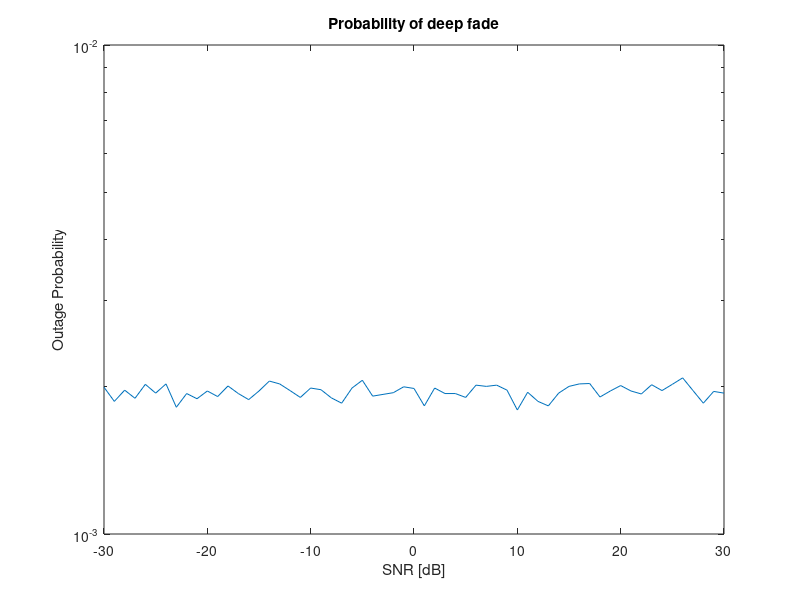

Source code (MATLAB):
clc
clear
close all
%% Problem 2 - Receiver Beamforming with CSIR, MRC and SIMO
% Probability outage vs SNR for three different channel realizations:
% 1. Uncorrelated channels, h1, h2, h3 and h4 complex gaussian i.i.d
% 2. Correlated channels, h2 = h4 = (h1 x h3), h1 and h3 i.i.d complex
    %  gaussian, product channel, relay case
% 3. h4 = 1/3(h1+h2+h3), average of three i.i.d compl. gaussian

snr_db= -30:30; %SNR interval
bits = 2^10; %Number of bits = 1024
iterations = 1000; %
snr_linear = 10.^(snr_db/10);

P_out = zeros(1,size(snr_db,2)); %empty matrix of sixe 1 x SNR interval

%Iterate through SNR interval
for iSNR = 1:size(snr_db,2)

    sigma=1/sqrt(snr_linear(iSNR)); %Sigma for AWGN
    
    for i=1:iterations
        TX = round(rand(1,bits))*2-1;

        %Channel H consists of Nr = 4 column vectors h1, h2, h3 and h4
        h1 = complex(randn(1,bits),randn(1,bits));
        h2 = complex(randn(1,bits),randn(1,bits));
        h3 = complex(randn(1,bits),randn(1,bits));
        h4 = complex(randn(1,bits),randn(1,bits));

        %%%CASE1 Uncomment each case for plot
        H = [h1' h2' h3' h4'];
        %%%%%%%

        %%%CASE2
        %H = [h1' (h1.*h3)' h3' (h1.*h3)'];
        %%%%%%%

        %%%CASE3
        %H = [h1' h2' h3' (1/3).*(h1' + h2' + h3')];
        %%%%%%%

        AWGN = 1/sqrt(2)*(randn(1,bits)+j*randn(1,bits))*sigma; %additive noise
        RX = H'.*TX + AWGN; %Output signal
        detected_bits = ((RX.*conj(H')) >= 0)*2 - 1; %Detected signal (bits)
        nr_of_errors = sum(not(detected_bits == TX)); %Counting non-detected bits
        P_out(iSNR) = P_out(iSNR) + nr_of_errors(i); %Add errors in P_out matrix
    end

    P_out(iSNR) = P_out(iSNR)./iterations./bits;
end

figure(1)
semilogy(snr_db,P_out);
title('Probability of deep fade')
xlabel('SNR [dB]')
ylabel('Outage Probability')

